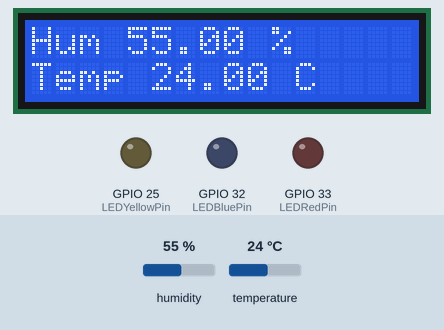
This program was run on a simulated ESP32. On the bench: 16×2 character LCD, output pins drawn as LEDs (lit = HIGH). The test bench sets the inputs (shaded band); at power-on: humidity 55 %, temperature 24 °C.

Above: at 4.7 s.
4.8 s: humidity set to 31 %
At 6.5 s:
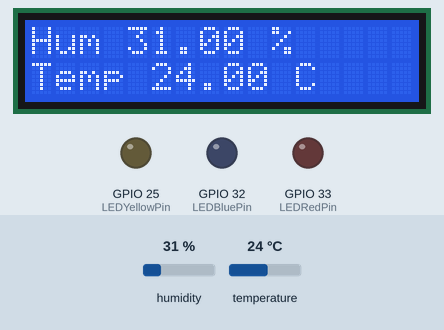
7.8 s: humidity set to 28 %
At 9.2 s:
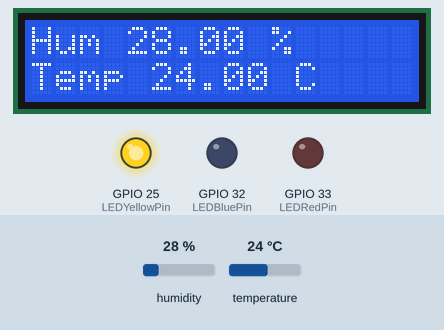
14.2 s: temperature set to 15.3 °C
At 14.7 s:
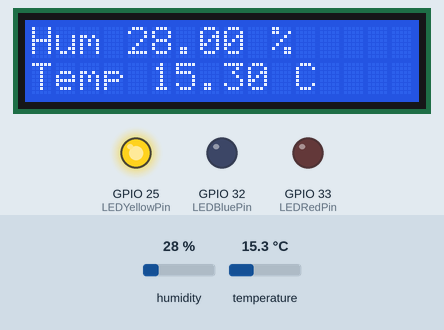
17.2 s: temperature set to 14.5 °C
At 18.8 s:
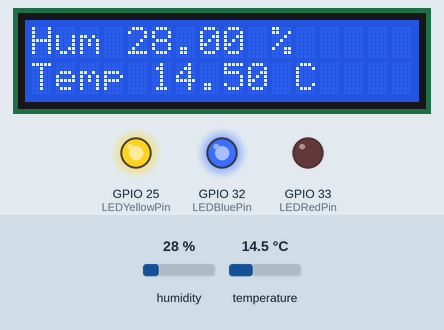
20.2 s: humidity set to 40 %
At 21.5 s:
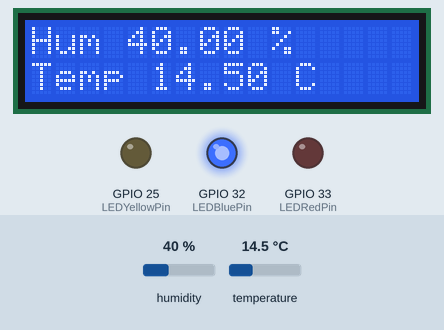
23.2 s: temperature set to 41 °C
At 25.6 s:
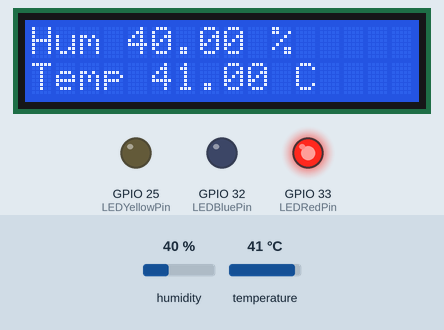
Timing chart, 0 to 27.1 s (numbered marks = the images above; inputs shaded):
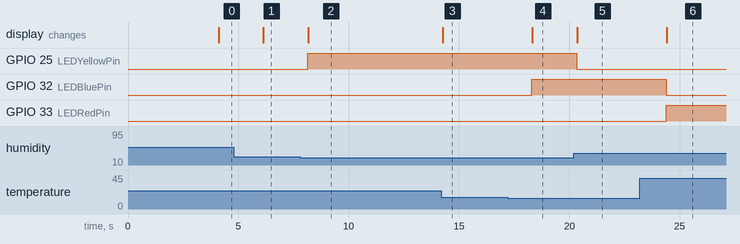

Measured:
- the behaviour switches between 30 and 29 % on humidity (found by bisection; images 1 and 2)
- the behaviour switches between 15 and 14.9 °C on temperature (found by bisection; images 3 and 4)
- after the input at 4.8 s, the display: changes after 1.3 s (image 1)
- after the input at 7.8 s, GPIO 25 (LEDYellowPin): LOW → HIGH after 0.34 s; the display: changes after 0.37 s (image 2)
- after the input at 14.2 s, the display: changes after 0.06 s (image 3)
- after the input at 17.2 s, GPIO 32 (LEDBluePin): LOW → HIGH after 1.1 s; the display: changes after 1.1 s (image 4)
- after the input at 20.2 s, GPIO 25 (LEDYellowPin): HIGH → LOW after 0.13 s; the display: changes after 0.15 s (image 5)
- after the input at 23.2 s, GPIO 32 (LEDBluePin): HIGH → LOW after 1.2 s; GPIO 33 (LEDRedPin): LOW → HIGH after 1.2 s; the display: changes after 1.2 s (image 6)

The program:

main.cpp
```cpp
#include <Arduino.h>
#include <liquidcrystal_i2c.h>
#include <DHT.h>

//  MARK: LCD setup
LiquidCrystal_I2C lcd(0x27, 16, 2);
int count = 0;
void initLCD() {
  lcd.init();
  lcd.backlight();
  lcd.clear();
  lcd.setCursor(0, 0);
  lcd.print("Starting...!");
  delay(2000);
}
void displayLCD(int col, int row, String msg, bool clear = true){
  if(clear) {
    lcd.clear();
  }
  lcd.setCursor(col, row);
  lcd.print(msg);
}

//  MARK: DHT setup
#define DHTPIN 16     // ขา Data(SDA) เสียบช่องไหน
#define DHTTYPE DHT22 // รุ่น DHT
DHT dht(DHTPIN, DHTTYPE);

int LEDRedPin = 33;
int LEDYellowPin = 25;
int LEDBluePin = 32;

void setup() {
  // put your setup code here, to run once:
  Serial.begin(9600);
  initLCD();
  dht.begin();

  pinMode(LEDRedPin, OUTPUT);
  pinMode(LEDYellowPin, OUTPUT);
  pinMode(LEDBluePin, OUTPUT);
}

void loop() {
  // put your main code here, to run repeatedly:
  delay(2000);

  float humidity = dht.readHumidity();
  float temperature = dht.readTemperature();

  if (isnan(humidity) || isnan(temperature)){
    displayLCD(0,0, "Failed to read!");
    return;
  }

  // TOO HOT
  if (temperature > 35){
    digitalWrite(LEDRedPin, HIGH);
  } else {
    digitalWrite(LEDRedPin, LOW);
  }

  // TOO COLD
  if (temperature < 15){
    digitalWrite(LEDBluePin, HIGH);
  } else {
    digitalWrite(LEDBluePin, LOW);
  }

  // HUMIDITY SQUAD
  if (humidity < 30){
    digitalWrite(LEDYellowPin, HIGH);
  } else {
    digitalWrite(LEDYellowPin, LOW);
  }

  displayLCD(0, 0, "Hum " + String(humidity) + " %",true);
  displayLCD(0, 1, "Temp " + String(temperature) + " C",false);
}
```
